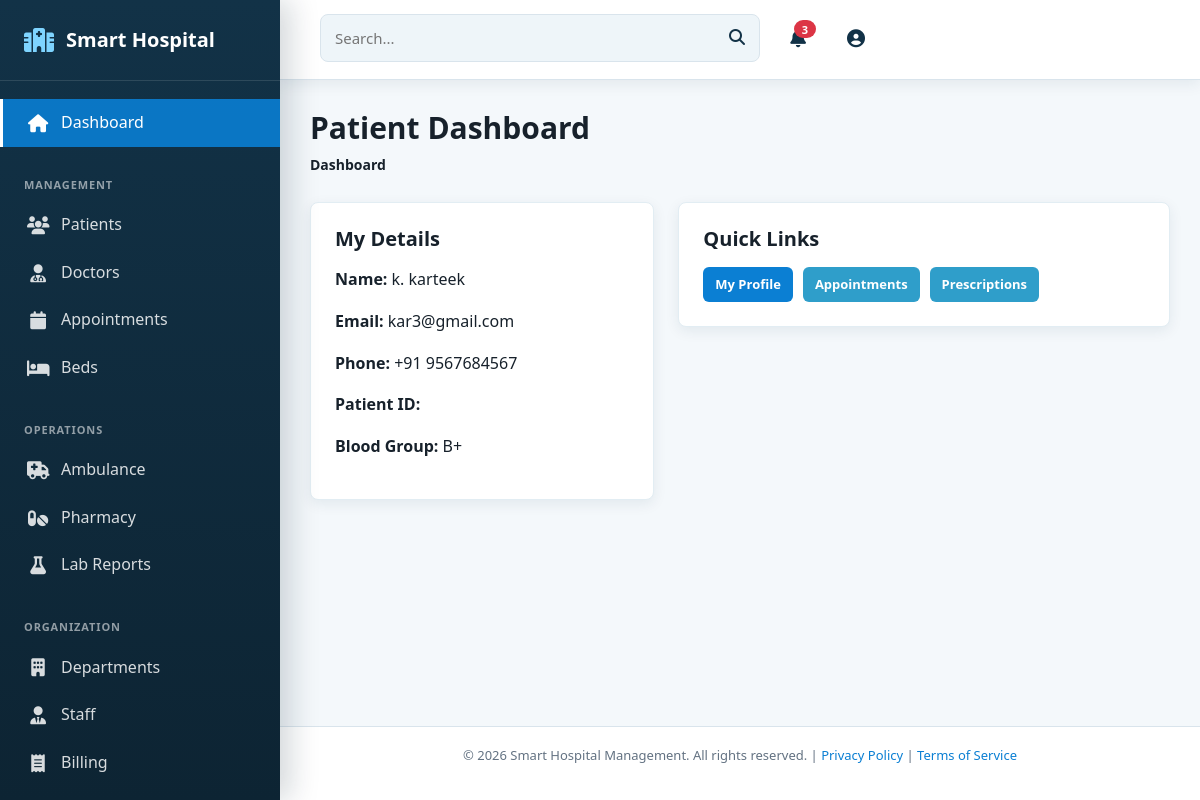
Page /accounts/dashboard/patient/ (signed in) on the committed database.
### accounts/models.py (models this page shows, shortened)
class User(AbstractUser):
    class Roles(models.TextChoices):
        SUPER_ADMIN = "SUPER_ADMIN", "Super Admin"
        PATIENT = "PATIENT", "Patient"
        DOCTOR = "DOCTOR", "Doctor"
        ADMIN = "ADMIN", "Admin"
        NURSE = "NURSE", "Nurse"
    email = models.EmailField(unique=True)
    role = models.CharField(max_length=30, choices=Roles.choices, default=Roles.PATIENT)
    phone_number = models.CharField(max_length=15, blank=True, null=True)
    profile_picture = models.ImageField(upload_to="profiles/", blank=True, null=True)
    is_verified = models.BooleanField(default=False)
    created_at = models.DateTimeField(auto_now_add=True)
    updated_at = models.DateTimeField(auto_now=True)

class PatientProfile(models.Model):
    user = models.OneToOneField(
        User, on_delete=models.CASCADE, related_name="patient_profile"
    )
    patient_id = models.CharField(max_length=20, unique=True)
    age = models.PositiveIntegerField(blank=True, null=True)
    blood_group = models.CharField(max_length=5, blank=True)
    address = models.TextField(blank=True)
    medical_history = models.TextField(blank=True)
    emergency_contact = models.CharField(max_length=15, blank=True)

### accounts/views.py (the view)
# urls.py: path("dashboard/patient/", views.patient_dashboard, name="patient_dashboard"),
@login_required
def patient_dashboard(request):
    user = request.user
    patient_profile = None
    try:
        patient_profile = PatientProfile.objects.get(user=user)
    except PatientProfile.DoesNotExist:
        pass
    context = {
        "user": user,
        "patient_profile": patient_profile,
        "appointments": [],  # Will be populated when appointment model is used
        "prescriptions": [],  # Will be populated when prescription model is used
    }
    return render(request, "accounts/patient_dashboard.html", context)

### templates/accounts/patient_dashboard.html (shortened to what this page needs)
{% extends 'base.html' %}
{% load static %}
{% block nav_home %}active{% endblock %}
{% block content %}
<div class="page-header">
    <div>
        <h1 class="page-title">Patient Dashboard</h1>
        <nav aria-label="breadcrumb">
            <ol class="breadcrumb">
                <li class="breadcrumb-item active">Dashboard</li>
            </ol>
        </nav>
    </div>
</div>
<div class="row g-4">
    <div class="col-lg-5">
        <div class="table-card">
            <h2 class="table-title mb-3">My Details</h2>
            <p><strong>Name:</strong> {{ user.get_full_name|default:user.username }}</p>
            <p><strong>Email:</strong> {{ user.email }}</p>
            <p><strong>Phone:</strong> {{ user.phone_number|default:"Not added" }}</p>
            {% if patient_profile %}
                <p><strong>Patient ID:</strong> {{ patient_profile.patient_id }}</p>
                <p><strong>Blood Group:</strong> {{ patient_profile.blood_group|default:"Not added" }}</p>
            {% endif %}
        </div>
    </div>
    <div class="col-lg-7">
        <div class="table-card">
            <h2 class="table-title mb-3">Quick Links</h2>
            <div class="action-buttons">
                <a href="{% url 'accounts:profile' %}" class="btn-sm btn-view">My Profile</a>
                <a href="{% url 'appointment:list' %}" class="btn-sm btn-edit">Appointments</a>
                <a href="{% url 'prescriptions:list' %}" class="btn-sm btn-edit">Prescriptions</a>
            </div>
        </div>
    </div>
</div>
{% endblock %}

### static/css/style.css (style rules this page uses)
* { margin: 0; padding: 0; box-sizing: border-box; }
:root { --primary-color: #123247; --secondary-color: #0b7fd3; --accent-color: #ef5d60; --success-color: #1f9d63; --warning-color: #d99717; --danger-color: #dc3545; --info-color: #2f9eca; --dark-bg: #0e1f2b; --light-bg: #f4f8fb; --border-color: #d9e4ec; --text-dark: #17212b; --text-light: #637282; --surface: #ffffff; --surface-muted: #eef5f9; --shadow-sm: 0 4px 14px rgba(18, 50, 71, 0.08); --shadow-md: 0 12px 30px rgba(18, 50, 71, 0.14); --transition: all 0.3s ease; --sidebar-width: 280px; --header-height: 80px; }
html, body { height: 100%; }
body { font-family: 'Segoe UI', Tahoma, Geneva, Verdana, sans-serif; background: radial-gradient(circle at top left, rgba(11, 127, 211, 0.08), transparent 32rem), var(--light-bg); color: var(--text-dark); line-height: 1.6; }
.page-header { display: flex; justify-content: space-between; align-items: center; margin-bottom: 30px; }
.page-title { font-size: 28px; font-weight: 700; color: var(--text-dark); }
.breadcrumb { background: none; padding: 0; margin-bottom: 15px; }
.breadcrumb-item { color: var(--text-light); }
.breadcrumb-item.active { color: var(--text-dark); font-weight: 600; }
.table-card { background: var(--surface); border-radius: 8px; padding: 25px; box-shadow: var(--shadow-sm); margin-bottom: 30px; }
.table-title { font-size: 18px; font-weight: 700; }
.action-buttons { display: flex; gap: 8px; flex-wrap: wrap; }
.btn-sm { display: inline-flex; align-items: center; gap: 6px; padding: 6px 12px; font-size: 13px; border-radius: 4px; border: none; cursor: pointer; transition: var(--transition); text-decoration: none; }
.btn-edit { background-color: var(--info-color); color: white; }
.btn-view { background-color: var(--secondary-color); color: white; }
@media (max-width: 1200px) { :root { --sidebar-width: 250px; } }

### templates/base.html (style rules this page uses)
* { box-sizing: border-box; }
html, body { min-height: 100%; }
body { margin: 0; background: #f4f8fb; color: #17212b; font-family: "Segoe UI", Arial, sans-serif; }
.page-header { display: flex; align-items: flex-start; justify-content: space-between; gap: 16px; margin-bottom: 26px; }
.page-title { margin: 0; color: #17212b; font-size: 30px; font-weight: 750; }
.breadcrumb { margin: 8px 0 0; padding: 0; background: transparent; font-size: 14px; }
.row { display: flex; flex-wrap: wrap; margin-left: -12px; margin-right: -12px; }
[class*="col-"] { padding-left: 12px; padding-right: 12px; }
.col-lg-5 { width: 41.6667%; }
.col-lg-7 { width: 58.3333%; }
.g-4 { row-gap: 24px; }
.mb-3 { margin-bottom: 16px; }
.stat-card, .table-card, .form-card { background: #fff; border: 1px solid #e2edf3; border-radius: 8px; box-shadow: 0 4px 14px rgba(18, 50, 71, 0.08); }
.table-card, .form-card { padding: 24px; margin-bottom: 24px; }
.table-title { margin: 0; font-size: 20px; font-weight: 750; color: #17212b; }
.add-btn, .btn-primary, .btn-secondary, .btn-sm { display: inline-flex; align-items: center; justify-content: center; gap: 8px; border-radius: 6px; text-decoration: none; font-weight: 700; border: 0; }
.add-btn, .btn-primary, .btn-view { background: #0b7fd3; color: #fff; }
.btn-sm { padding: 7px 12px; font-size: 13px; }
.btn-edit { background: #2f9eca; color: #fff; }
.form-buttons, .action-buttons { display: flex; flex-wrap: wrap; gap: 10px; }

### rows in the picture
User: get_full_name "k. karteek", email "kar3@gmail.com", phone_number "+91 9567684567"
PatientProfile: blood_group "B+"
